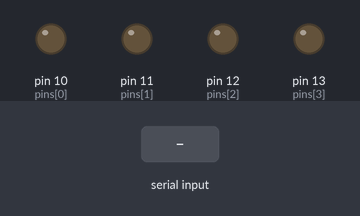
Simulated run of this sketch. Board: Arduino Uno, built with avr-gcc and run on an emulated ATmega328P. Parts: output pins drawn as LEDs (lit = HIGH). Inputs (shaded band) come from the test bench. What the sketch prints to the serial monitor is not drawn.

Above: at 1.2 s.
1.3 s: "90,45\n" received over Serial
2.8 s: "30,150\n" received over Serial
4.3 s: "200\n" received over Serial
Timing chart, 0 to 7.3 s (numbered marks = the images above; inputs shaded):
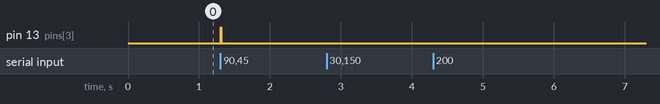

The sketch:

activity3.ino
```cpp
int pins[] = {10, 11, 12, 13};
int index = -1;

void setup() {
  Serial.begin(9600);

  for (int i = 0; i < 4; i++) {
    pinMode(pins[i], OUTPUT);
    digitalWrite(pins[i], LOW);
  }
}

void loop() {
  if (Serial.available()) {
    char data = Serial.read();

    if (data >= '1' && data <= '4') {
      index = data - '0' - 1;
    }
    else {
      Serial.println("Invalid LED number");
      index = -1;
    }

    for (int i = 0; i < 4; i++) {
      if (i == index) {
        digitalWrite(pins[i], HIGH);
      }
      else {
        digitalWrite(pins[i], LOW);
      }
    }
  }
}
```

Measured:
- after the input at 1.3 s, pin 13 (pins[3]): LOW → HIGH at once, → LOW 0.01 s later
